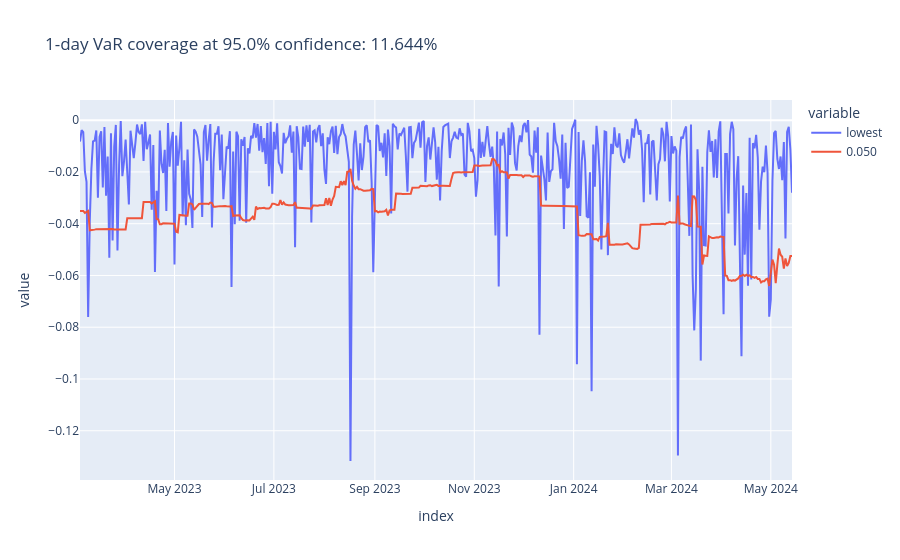

The cell this chart's notebook holds for it:
### Code cell
plot_coverage(df_var_partial, "0.050")

### Figure 1 — Plotly figure (JSON) as saved in the notebook; plotly's stock layout.template omitted (floating-point values rounded to 4 significant figures; data arrays with more than 128 entries replaced by an {"elided": "..."} marker saying what was removed)
{"data": [{"hovertemplate": "variable=lowest<br>index=%{x}<br>value=%{y}<extra></extra>", "legendgroup": "lowest", "line": {"color": "#636efa", "dash": "solid"}, "marker": {"symbol": "circle"}, "mode": "lines", "name": "lowest", "orientation": "v", "showlegend": true, "type": "scatter", "x": {"elided": "438 str values"}, "xaxis": "x", "y": {"elided": "438 float values"}, "yaxis": "y"}, {"hovertemplate": "variable=0.050<br>index=%{x}<br>value=%{y}<extra></extra>", "legendgroup": "0.050", "line": {"color": "#EF553B", "dash": "solid"}, "marker": {"symbol": "circle"}, "mode": "lines", "name": "0.050", "orientation": "v", "showlegend": true, "type": "scatter", "x": {"elided": "438 str values"}, "xaxis": "x", "y": {"elided": "438 float values"}, "yaxis": "y"}], "layout": {"legend": {"title": {"text": "variable"}, "tracegroupgap": 0}, "title": {"text": "1-day VaR coverage at 95.0% confidence: 11.644%"}, "xaxis": {"anchor": "y", "domain": [0, 1], "title": {"text": "index"}}, "yaxis": {"anchor": "x", "domain": [0, 1], "title": {"text": "value"}}}}
